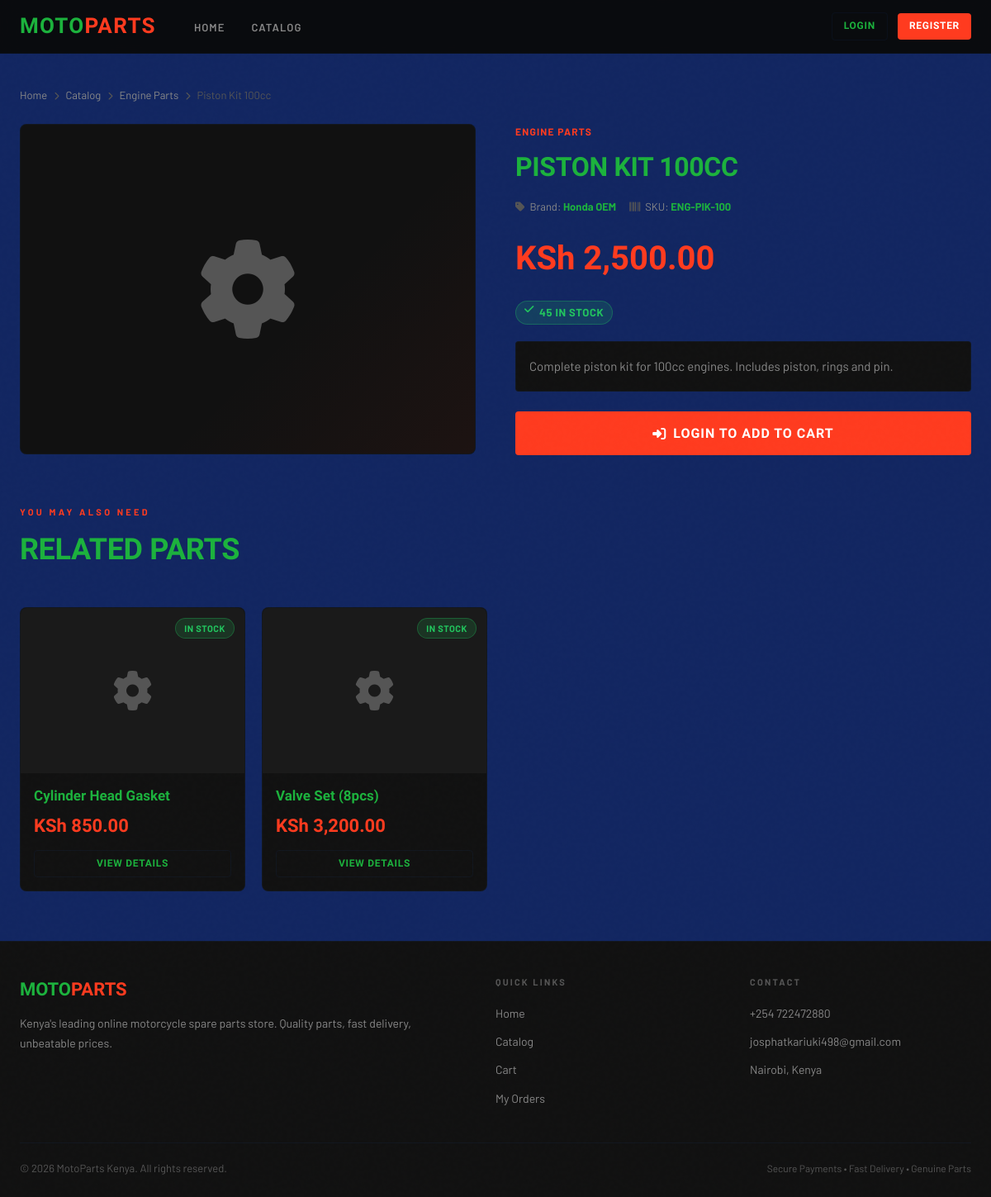
Screenshot of /customer/part-detail.php?id=1 with the database file from the repository.
### tables this page shows
CREATE TABLE IF NOT EXISTS spare_parts (
    part_id     INT            NOT NULL AUTO_INCREMENT,
    part_name   VARCHAR(200)   NOT NULL,
    category_id INT            DEFAULT NULL,
    price       DECIMAL(10,2)  NOT NULL,
    stock       INT            NOT NULL DEFAULT 0,
    description TEXT           DEFAULT NULL,
    image       VARCHAR(255)   NOT NULL DEFAULT 'default-part.jpg',
    brand       VARCHAR(100)   DEFAULT NULL,
    sku         VARCHAR(50)    DEFAULT NULL,
    is_active   TINYINT(1)     NOT NULL DEFAULT 1,
    created_at  TIMESTAMP      NOT NULL DEFAULT CURRENT_TIMESTAMP,
    updated_at  TIMESTAMP      NOT NULL DEFAULT CURRENT_TIMESTAMP ON UPDATE CURRENT_TIMESTAMP,
    PRIMARY KEY (part_id),
    UNIQUE KEY uq_sku (sku),
    KEY idx_category (category_id),
    CONSTRAINT fk_part_category
        FOREIGN KEY (category_id) REFERENCES categories(category_id)
        ON DELETE SET NULL
);

CREATE TABLE IF NOT EXISTS categories (
    category_id   INT          NOT NULL AUTO_INCREMENT,
    category_name VARCHAR(100) NOT NULL,
    description   TEXT         DEFAULT NULL,
    icon          VARCHAR(50)  NOT NULL DEFAULT 'fa-cog',
    created_at    TIMESTAMP    NOT NULL DEFAULT CURRENT_TIMESTAMP,
    PRIMARY KEY (category_id)
);

### includes/config.php (called while the page is built, shortened)
<?php
if (!function_exists('isLoggedIn')) {
    function isLoggedIn() {
        return isset($_SESSION['user_id']);
    }
}
if (!function_exists('sanitize')) {
    function sanitize($data) {
        return htmlspecialchars(strip_tags(trim((string)$data)), ENT_QUOTES, 'UTF-8');
    }
}
if (!function_exists('formatPrice')) {
    function formatPrice($price) {
        return CURRENCY . ' ' . number_format((float)$price, 2);
    }
}

### customer/part-detail.php (the view, shortened to what this page needs)
<?php
require_once dirname(__DIR__) . '/includes/header.php';
$db = getDB();
$part_id = (int)($_GET['id'] ?? 0);
$result = $db->query("SELECT sp.*, c.category_name FROM spare_parts sp LEFT JOIN categories c ON sp.category_id = c.category_id WHERE sp.part_id = $part_id AND sp.is_active = 1");
$part = $result->fetch_assoc();
$related = $db->query("SELECT sp.*, c.category_name FROM spare_parts sp LEFT JOIN categories c ON sp.category_id = c.category_id WHERE sp.category_id = {$part['category_id']} AND sp.part_id != $part_id AND sp.is_active=1 LIMIT 4");
?>
<div class="container" style="padding-top:40px;padding-bottom:60px;">
  <div class="breadcrumb">
    <a href="/spares/motoparts/">Home</a>
    <span class="breadcrumb-sep"><i class="fas fa-chevron-right" style="font-size:10px;"></i></span>
    <a href="/spares/motoparts/customer/catalog.php">Catalog</a>
    <span class="breadcrumb-sep"><i class="fas fa-chevron-right" style="font-size:10px;"></i></span>
    <a href="/spares/motoparts/customer/catalog.php?category=<?= $part['category_id'] ?>"><?= sanitize($part['category_name'] ?? '') ?></a>
    <span class="breadcrumb-sep"><i class="fas fa-chevron-right" style="font-size:10px;"></i></span>
    <span><?= sanitize($part['part_name']) ?></span>
  </div>
  <div style="display:grid;grid-template-columns:1fr 1fr;gap:48px;align-items:start;">
    <div>
      <div style="background:var(--surface);border:1px solid var(--border);border-radius:var(--radius-lg);height:400px;display:flex;align-items:center;justify-content:center;font-size:120px;color:var(--text-muted);position:relative;overflow:hidden;">
        <i class="fas fa-cog"></i>
        <div style="position:absolute;inset:0;background:linear-gradient(135deg,transparent 60%,rgba(255,59,31,0.05));"></div>
      </div>
    </div>
    <div>
      <div style="font-size:12px;font-weight:700;letter-spacing:0.1em;text-transform:uppercase;color:var(--primary);margin-bottom:8px;"><?= sanitize($part['category_name'] ?? '') ?></div>
      <h1 style="font-family:var(--font-display);font-size:32px;font-weight:800;text-transform:uppercase;letter-spacing:-0.01em;margin-bottom:12px;"><?= sanitize($part['part_name']) ?></h1>
      <div style="display:flex;gap:16px;margin-bottom:20px;flex-wrap:wrap;">
        <span style="font-size:13px;color:var(--text-secondary);"><i class="fas fa-tag" style="color:var(--text-muted);margin-right:6px;"></i>Brand: <strong style="color:var(--text-primary);"><?= sanitize($part['brand'] ?? 'Generic') ?></strong></span>
        <span style="font-size:13px;color:var(--text-secondary);"><i class="fas fa-barcode" style="color:var(--text-muted);margin-right:6px;"></i>SKU: <strong style="color:var(--text-primary);"><?= sanitize($part['sku'] ?? 'N/A') ?></strong></span>
      </div>
      <div style="font-family:var(--font-display);font-size:40px;font-weight:800;color:var(--primary);margin-bottom:16px;"><?= formatPrice($part['price']) ?></div>
      <div style="margin-bottom:20px;">
        <?php if ($part['stock'] == 0): ?>
          <span class="stock-badge out-stock" style="position:static;display:inline-flex;font-size:13px;">Out of Stock</span>
        <?php elseif ($part['stock'] <= 10): ?>
          <span class="stock-badge low-stock" style="position:static;display:inline-flex;font-size:13px;"><i class="fas fa-exclamation-triangle" style="margin-right:6px;"></i>Only <?= $part['stock'] ?> in stock</span>
        <?php else: ?>
          <span class="stock-badge in-stock" style="position:static;display:inline-flex;font-size:13px;"><i class="fas fa-check" style="margin-right:6px;"></i><?= $part['stock'] ?> in stock</span>
        <?php endif; ?>
      </div>
      <?php if ($part['description']): ?>
      <p style="color:var(--text-secondary);font-size:15px;line-height:1.8;margin-bottom:24px;padding:16px;background:var(--surface);border:1px solid var(--border);border-radius:var(--radius);"><?= sanitize($part['description']) ?></p>
      <?php endif; ?>
      <?php if ($part['stock'] > 0): ?>
      <?php if (isLoggedIn()): ?>
      <form method="POST" action="/spares/motoparts/customer/cart-action.php">
        <input type="hidden" name="action" value="add">
        <input type="hidden" name="part_id" value="<?= $part['part_id'] ?>">
        <input type="hidden" name="redirect" value="/spares/motoparts/customer/cart.php">
        <div style="display:flex;align-items:center;gap:12px;margin-bottom:16px;">
          <label class="form-label" style="margin:0;white-space:nowrap;">Qty:</label>
          <div class="qty-control">
            <button type="button" class="qty-btn" onclick="changeQty(-1)">−</button>
            <input type="number" name="quantity" id="qty" class="qty-input" value="1" min="1" max="<?= $part['stock'] ?>">
            <button type="button" class="qty-btn" onclick="changeQty(1)">+</button>
          </div>
        </div>
        <div style="display:flex;gap:12px;">
          <button type="submit" class="btn btn-primary btn-lg" style="flex:1;justify-content:center;">
            <i class="fas fa-cart-plus"></i> Add to Cart
          </button>
          <a href="/spares/motoparts/customer/catalog.php" class="btn btn-outline btn-lg">
            <i class="fas fa-arrow-left"></i>
          </a>
        </div>
      </form>
      <?php else: ?>
      <a href="/spares/motoparts/customer/login.php" class="btn btn-primary btn-lg" style="display:flex;justify-content:center;">
        <i class="fas fa-sign-in-alt"></i> Login to Add to Cart
      </a>
      <?php endif; ?>
      <?php else: ?>
      <button class="btn btn-outline btn-lg w-full" disabled style="justify-content:center;opacity:0.5;">Currently Unavailable</button>
      <?php endif; ?>
    </div>
  </div>
  <?php if ($related->num_rows > 0): ?>
  <div style="margin-top:60px;">
    <div class="section-header">
      <div class="section-label">You May Also Need</div>
      <div class="section-title">Related Parts</div>
    </div>
    <div class="grid-4">
      <?php while($rp = $related->fetch_assoc()): ?>
      <div class="card part-card">
        <div class="part-card-img-placeholder">
          <i class="fas fa-cog"></i>
          <?php if ($rp['stock'] <= 0): ?><span class="stock-badge out-stock">Out of Stock</span><?php elseif ($rp['stock'] <= 10): ?><span class="stock-badge low-stock">Low</span><?php else: ?><span class="stock-badge in-stock">In Stock</span><?php endif; ?>
        </div>
        <div class="part-card-body">
          <div class="part-name"><?= sanitize($rp['part_name']) ?></div>
          <div class="part-price"><?= formatPrice($rp['price']) ?></div>
          <a href="/spares/motoparts/customer/part-detail.php?id=<?= $rp['part_id'] ?>" class="btn btn-outline btn-sm w-full" style="justify-content:center;">View Details</a>
        </div>
      </div>
      <?php endwhile; ?>
    </div>
  </div>
  <?php endif; ?>
</div>
<?php require_once dirname(__DIR__) . '/includes/footer.php'; ?>

### assets/css/style.css (style rules this page uses)
:root { --primary: #FF3B1F; --primary-dark: #CC2E16; --primary-glow: rgba(65, 53, 193, 0.2); --secondary: #122661; --surface: #111111; --surface-2: #1A1A1A; --surface-3: #222222; --border: rgba(25, 97, 185, 0.08); --border-accent: rgba(255,59,31,0.3); --text-primary: #1cb23d; --text-secondary: #888888; --text-muted: #555555; --success: #22C55E; --warning: #F59E0B; --danger: #EF4444; --info: #3B82F6; --font-display: 'Barlow Condensed', sans-serif; --font-body: 'Barlow', sans-serif; --radius: 4px; --radius-lg: 8px; --shadow: 0 4px 20px rgba(0,0,0,0.4); --shadow-red: 0 4px 30px rgba(255,59,31,0.25); }
*, *::before, *::after { box-sizing: border-box; margin: 0; padding: 0; }
body { background: var(--secondary); color: var(--text-primary); font-family: var(--font-body); font-size: 15px; line-height: 1.6; min-height: 100vh; }
body::before { content: ''; position: fixed; inset: 0; pointer-events: none; z-index: 0; opacity: 0.4; }
.btn { display: inline-flex; align-items: center; gap: 8px; padding: 10px 20px; border-radius: var(--radius); font-family: var(--font-display); font-size: 14px; font-weight: 700; letter-spacing: 0.06em; text-transform: uppercase; border: none; cursor: pointer; text-decoration: none; transition: all 0.2s; white-space: nowrap; }
.btn-primary { background: var(--primary); color: white; }
.btn-outline { background: transparent; border: 1px solid var(--border); color: var(--text-primary); }
.btn-sm { padding: 6px 14px; font-size: 12px; }
.btn-lg { padding: 14px 32px; font-size: 16px; }
.card { background: var(--surface); border: 1px solid var(--border); border-radius: var(--radius-lg); overflow: hidden; transition: all 0.3s; }
.part-card { display: flex; flex-direction: column; }
.part-card-img-placeholder { width: 100%; height: 200px; background: var(--surface-2); display: flex; align-items: center; justify-content: center; color: var(--text-muted); font-size: 48px; position: relative; }
.stock-badge { position: absolute; top: 12px; right: 12px; padding: 3px 10px; border-radius: 20px; font-size: 11px; font-weight: 700; letter-spacing: 0.05em; text-transform: uppercase; }
.in-stock { background: rgba(34,197,94,0.15); color: var(--success); border: 1px solid rgba(34,197,94,0.3); }
.part-card-body { padding: 16px; flex: 1; display: flex; flex-direction: column; }
.part-name { font-family: var(--font-display); font-size: 17px; font-weight: 700; color: var(--text-primary); margin-bottom: 8px; line-height: 1.3; }
.part-price { font-family: var(--font-display); font-size: 22px; font-weight: 800; color: var(--primary); margin-top: auto; margin-bottom: 12px; }
.container { max-width: 1280px; margin: 0 auto; padding: 0 24px; }
.section-header { margin-bottom: 40px; }
.section-label { font-size: 11px; font-weight: 700; letter-spacing: 0.3em; text-transform: uppercase; color: var(--primary); margin-bottom: 8px; }
.section-title { font-family: var(--font-display); font-size: 36px; font-weight: 800; text-transform: uppercase; letter-spacing: -0.01em; }
.grid-4 { display: grid; grid-template-columns: repeat(auto-fill, minmax(260px, 1fr)); gap: 20px; }
.breadcrumb { display: flex; align-items: center; gap: 8px; font-size: 13px; color: var(--text-muted); margin-bottom: 24px; }
.breadcrumb a { color: var(--text-secondary); text-decoration: none; transition: color 0.2s; }
.breadcrumb-sep { color: var(--text-muted); }
.w-full { width: 100%; }

### rows the page displays
spare_parts: category.category_name "Engine Parts", part_name "Piston Kit 100cc", category.category_name "ENGINE PARTS", part_name "PISTON KIT 100CC", brand "Honda OEM", sku "ENG-PIK-100", price "KSh 2,500.00", stock "45", description "Complete piston kit for 100cc engines. Includes piston, rings and pin."
spare_parts: stock "IN STOCK", part_name "Cylinder Head Gasket", price "KSh 850.00"
spare_parts: stock "IN STOCK", part_name "Valve Set (8pcs)", price "KSh 3,200.00"

### other values shown
SITE_NAME "MotoParts Kenya"
